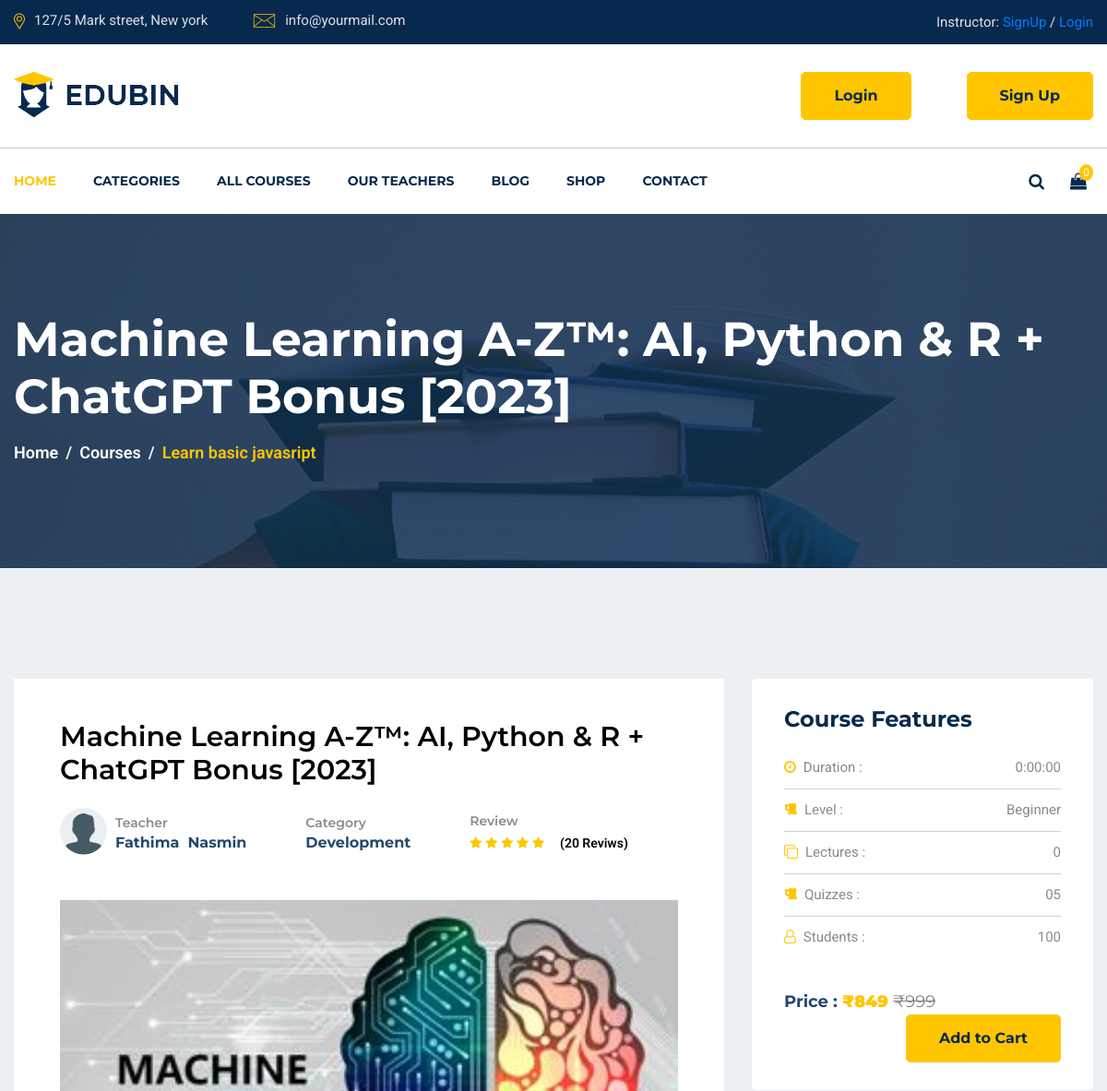
The app's page /single-course/machine-learning-a-ztm-ai-python-r-chatgpt-bonus-2023/ (upper part), older data.
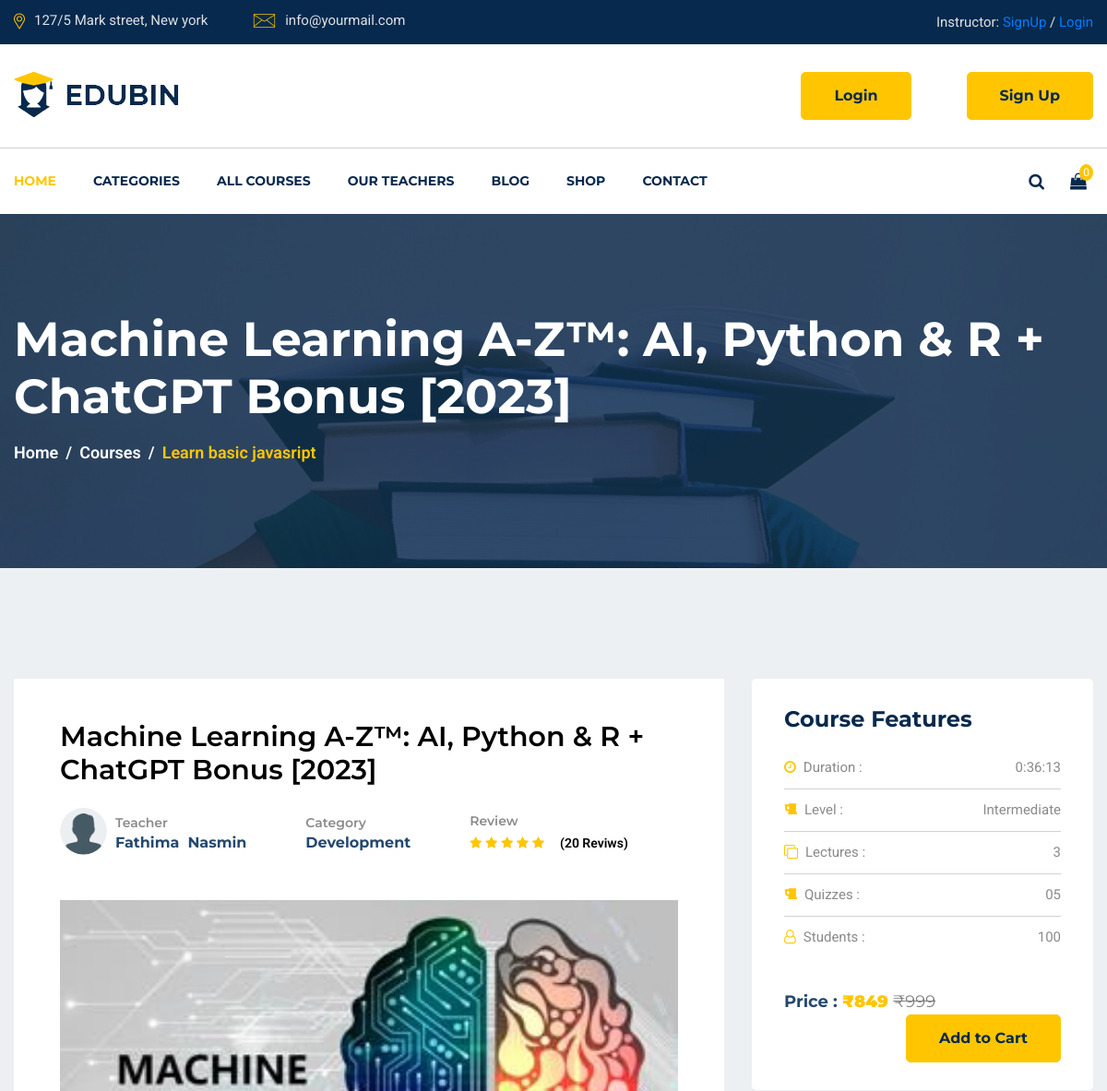
The same page, newer data.
### lms_main/models.py (models this page shows, shortened)
class Course(models.Model):
    STATUS = (
        ('PUBLISH', 'PUBLISH'),
        ('DRAFT', 'DRAFT'),
    )
    title = models.CharField(max_length=300)
    description = models.TextField()
    created_at = models.DateField(auto_now_add=True)
    featured_image = models.ImageField(
        upload_to='course/featured_images/', null=True)
    price = models.IntegerField(null=True, default=0)
    discount = models.IntegerField(null=True, blank=True)
    slug = models.SlugField(unique=True, null=True,
                            blank=True, max_length=300)
    status = models.CharField(choices=STATUS, max_length=100, null=True)
    author = models.ForeignKey(user_model.Instructor, on_delete=models.CASCADE)
    category = models.ForeignKey(
        lms_main_model.Category, on_delete=models.CASCADE)
    level = models.ForeignKey(lms_main_model.Level, on_delete=models.CASCADE)
    def __str__(self):
        return f"Course {self.title}"

class Category(models.Model):
    name = models.CharField(max_length=80)
    icon = models.ImageField(null=True, blank=True,
                             upload_to='icons/category/')
    slug = models.SlugField(unique=True, null=True,
                            blank=True, max_length=300)

class Level(models.Model):
    name_of_level = models.CharField(
        max_length=30, null=True, blank=True, default=None)

### user/models.py (models this page shows, shortened)
class Instructor(models.Model):
    instructor = models.OneToOneField(
        User, on_delete=models.CASCADE, primary_key=True)
    profile_image = models.ImageField(
        null=True, blank=True, upload_to="profile_pictures/instructor/")
    about_me = models.TextField(null=True, blank=True)
    designation = models.CharField(null=True, blank=True, max_length=100)
    @property
    def profile_image_url(self):
        if self.profile_image and hasattr(self.profile_image, 'url'):
            return self.profile_image.url
        else:
            return "/static/images/profile/user.png"

class User(AbstractUser):
    username = models.CharField(_("Username"), max_length=150)
    email = models.EmailField(_("email address"), unique=True)
    USERNAME_FIELD = "email"
    REQUIRED_FIELDS = []
    objects = CustomUserManager()

### lms_main/views.py (the view, shortened to what this page needs)
def single_course(request, slug):
    single_course = models.Course.objects.filter(slug=slug).first()
    videos = models.Video.objects.filter(course__slug=slug)
    total_time_duration_course = sum([video.time_duration for video in videos])
    context = {}
    user = request.user
    print(user.is_authenticated)
    context = {
        'course': single_course,
        'videos': videos,
        'total_time_duration_course': total_time_duration_course,
        'no_of_videos': videos.count(),
    }
    print(context)
    return render(request, 'lms_main/single_course.html', context)

### lms_main/templates/lms_main/single_course.html (shortened to what this page needs)
{% extends 'lms_main/base.html' %}
{% load static %}
{% load course_tags %}
{% load time_tags %}
{% block navbar %}
{% include 'lms_main/components/navbar.html' %}
{% endblock %}
{% block main %}
<section id="page-banner" class="pt-105 pb-110 bg_cover" data-overlay="8"
    style="background-image: url('{% static 'images/page-banner-2.jpg' %}')">
    <div class="container">
        <div class="row">
            <div class="col-lg-12">
                <div class="page-banner-cont">
                    <h2>{{ course.title}}</h2>
                    <nav aria-label="breadcrumb">
                        <ol class="breadcrumb">
                            <li class="breadcrumb-item"><a href="#">Home</a></li>
                            <li class="breadcrumb-item"><a href="#">Courses</a></li>
                            <li class="breadcrumb-item active" aria-current="page">Learn basic javasript</li>
                        </ol>
                    </nav>
                </div>
            </div>
        </div>
    </div>
</section>
<section id="corses-singel" class="pt-90 pb-120 gray-bg">
    <div class="container">
        <div class="row">
            <div class="col-lg-8">
                <div class="corses-singel-left mt-30">
                    <div class="title">
                        <h3>{{ course.title }}</h3>
                    </div>
                    <div class="course-terms">
                        <ul>
                            <li>
                                <div class="teacher-name">
                                    <div class="thum w-25">
                                        <img src="{{ course.author.profile_image_url }}" alt="Teacher">
                                    </div>
                                    <div class="name">
                                        <span>Teacher</span>
                                        <h6>{{ course.author.instructor.first_name }}&nbsp; {{ course.author.instructor.last_name }}</h6>
                                    </div>
                                </div>
                            </li>
                            <li>
                                <div class="course-category">
                                    <span>Category</span>
                                    <h6>{{ course.category.name|title }}</h6>
                                </div>
                            </li>
                            <li>
                                <div class="review">
                                    <span>Review</span>
                                    <ul>
                                        <li><a href="#"><i class="fa fa-star"></i></a></li>
                                        <li><a href="#"><i class="fa fa-star"></i></a></li>
                                        <li><a href="#"><i class="fa fa-star"></i></a></li>
                                        <li><a href="#"><i class="fa fa-star"></i></a></li>
                                        <li><a href="#"><i class="fa fa-star"></i></a></li>
                                        <li class="rating">(20 Reviws)</li>
                                    </ul>
                                </div>
                            </li>
                        </ul>
                    </div>
                    <div class="corses-singel-image pt-50">
                        <img src="{{ course.featured_image.url }}" alt="Courses">
                    </div>
                </div>
            </div>
            <div class="col-lg-4">
                <div class="row">
                    <div class="col-lg-12 col-md-6">
                        <div class="course-features mt-30">
                            <h4>Course Features </h4>
                            <ul>
                                <li><i class="fa fa-clock-o"></i>Duration : <span>{% time_in_hrs_min_sec total_time_duration_course %}</span></li>
                                <li><i class="fa fa-beer"></i>Level : <span>{{course.level.name_of_level}}</span></li>
                                <li><i class="fa fa-clone"></i>Lectures : <span>{{ no_of_videos }}</span></li>
                                <li><i class="fa fa-beer"></i>Quizzes : <span>05</span></li>
                                <li><i class="fa fa-user-o"></i>Students : <span>100</span></li>
                            </ul>
                            {% if course.price == 0 %}
                                <div class="price-button pt-10">
                                    {% if user.is_authenticated  and user_enrolled_course %}
                                        <button type="button" class="btn btn-secondary" disabled>Already Enrolled</button>
                                    {% else %}
                                    <span>Free</span><br>
                                    <form action="{% url 'lms_main:enroll-course' course.slug %}" method="POST" id="enroll-form">
                                        {% csrf_token %}
                                        <button class="main-btn mx-auto" type="submit">Enroll Now</button>
                                    </form>
                                    {% endif %}
                                </div>
                            {% else %}
                                <div class="price-button pt-10">
                                    <span>Price :
                                        <b>&#8377;{% discount_calculation course.price course.discount %} </b>
                                        <span class="old-price" style="color: grey;font-weight: normal;">&#8377;{{ course.price }}</span>
                                    </span>
                                    <br>
                                        {% if course_exists_in_cart %}
                                            <a href="{% url 'lms_main:go-to-cart' %}">
                                                <button class="main-btn mx-auto">Go to Cart</button>
                                            </a>
                                        {% else %}
                                            <form action="{% url 'lms_main:add-to-cart' course.slug %}" method="POST" id="add-to-cart-form">
                                                <button class="main-btn mx-auto" id="cart-action-btn" data-course-id="{{ course.slug }}">Add to Cart</button>
                                            </form>
                                        {% endif %}
                                </div>
                            {% endif %}
                        </div>
                    </div>
                </div>
            </div>
        </div>
    </div>
</section>
{% endblock %}

Row changes from the older to the newer data that the page shows:
changed Course "Fathima": level.name_of_level "Beginner" → "Intermediate"
Text that changed along with them:
{{ no_of_videos }}: "0" → "3"
text no longer shown: "0:00:00"
text now shown: "0:36:13"
